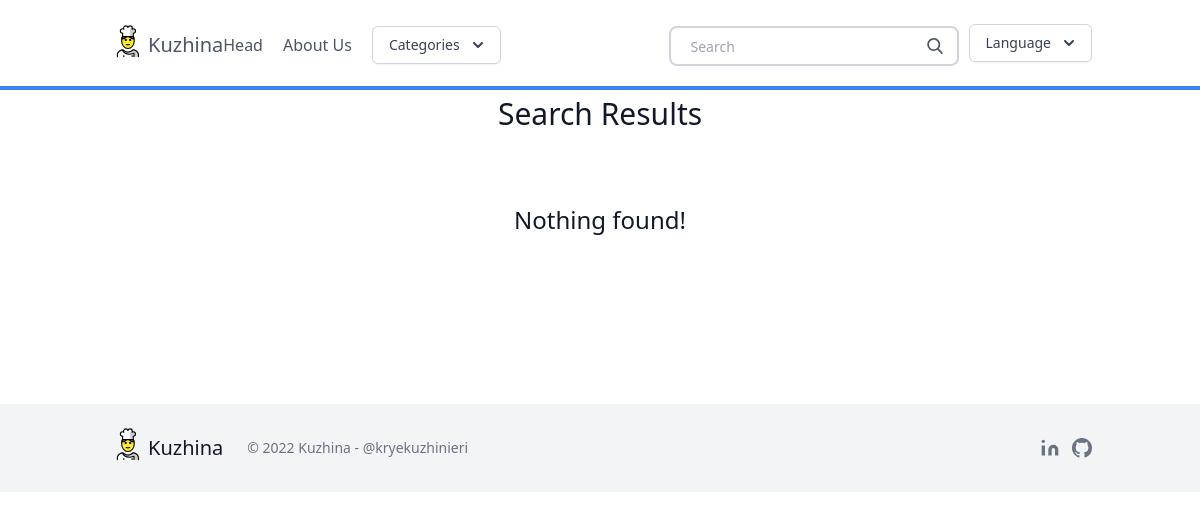
/en/search/, run on an earlier commit of the app's database.
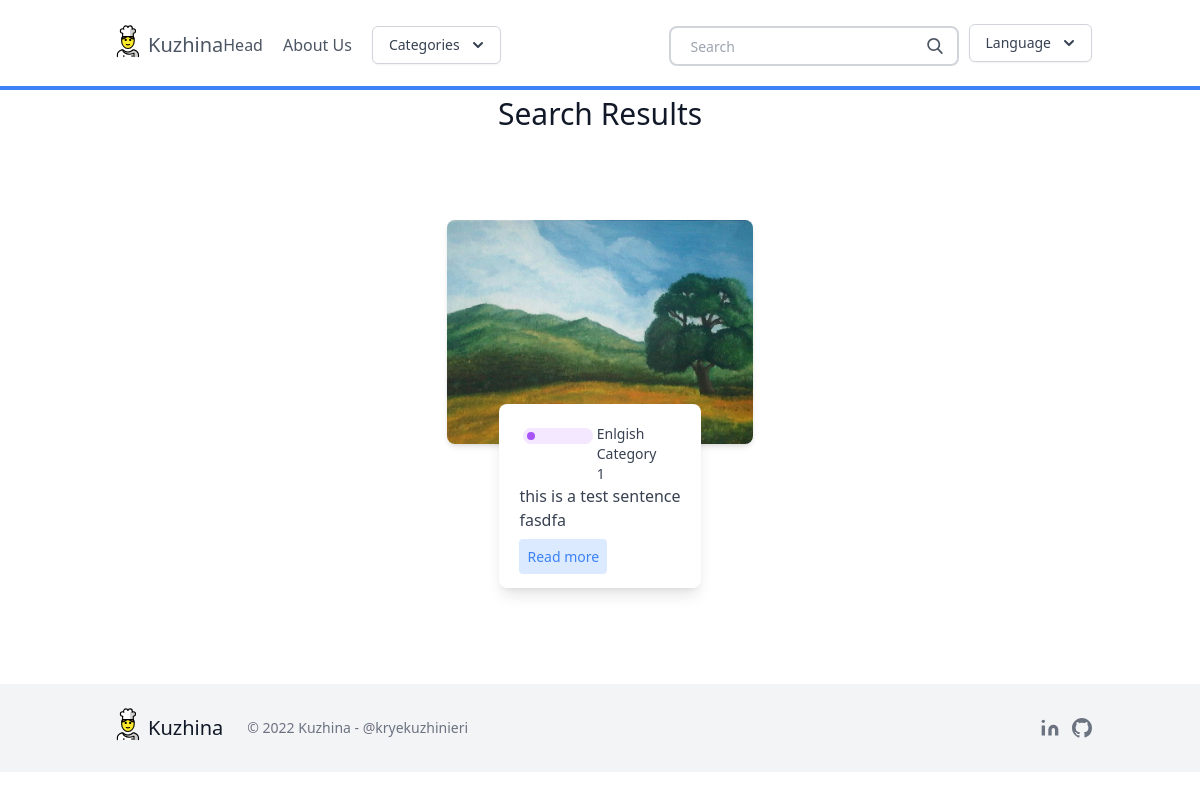
And on a later commit of the database.
### blog/models.py (models this page shows, shortened)
class Post(models.Model):
    title = models.CharField(_('title'), max_length=100)
    slug = models.SlugField(_('slug'), unique=True, max_length=100)
    overview = models.TextField(_('overview'))
    timestamp = models.DateTimeField(_('timestamp'), auto_now_add=True)
    content = RichTextUploadingField(
        _('content'),
        external_plugin_resources=[
            (
                "youtube",
                "/static/editor_plugins/ckeditor-youtube-plugin/youtube/",
                "plugin.js"
            ),
            (
                "markdown",
                "/static/editor_plugins/CKEditor-Markdown-Plugin/markdown/",
                "plugin.js"
            ),
        ],
    )
    author = models.ForeignKey(Author, on_delete=models.CASCADE)
    thumbnail = models.ImageField(_('thumbnail'))
    categories = models.ManyToManyField(Category)
    featured = models.BooleanField(_('featured'))

class Category(models.Model):
    title = models.CharField(_('title'), max_length=20)
    subtitle = models.CharField(_('subtitle'), max_length=20)
    slug = models.SlugField(_('slug'), unique=True)
    thumbnail = models.ImageField(_('thumbnail'))
    language = models.CharField(_('Language'), choices=LANGUAGES, max_length=20, default=LANGUAGES[1])

### blog/views.py (the view)
# urls.py: path('search/', search, name="search"),
def search(request):
    categories = Category.objects.filter(language=request.LANGUAGE_CODE)
    queryset = Post.objects.filter(categories__in=categories)
    query = request.GET.get('q')
    if query:
        queryset = queryset.filter(
            Q(title__icontains=query) |
            Q(overview__icontains=query)
        ).distinct()
    context = {
        'object_list': queryset,
    }
    return render(request, "search_results.html", context)

### blog/templatetags/custom_tags.py (called while the page is built)
@register.simple_tag(takes_context=True)
def get_categories(context):
    return Category.objects.filter(language=context["request"].LANGUAGE_CODE)

### templates/search_results.html
{% extends 'base.html' %}
{% load i18n %}
{% block content %}
<section class="blog text-gray-700 body-font">
    <div class="container px-5 py-24 mx-auto">
      <div class="flex flex-wrap w-full mb-20 flex-col items-center text-center">
        <h1 class="sm:text-3xl text-2xl font-medium title-font mb-2 text-gray-900">
          {% trans "Search Results" %}
        </h1>
      </div>
      <div class="flex flex-wrap sm:-m-4 -mx-4 -mb-10 -mt-4">
        {% if object_list %}
          {% for obj in object_list %}
          <div class="p-4 md:w-1/3 md:mb-0 mb-6 flex flex-col justify-center items-center max-w-sm mx-auto">
            <div class="bg-gray-300 h-56 w-full rounded-lg shadow-md bg-cover bg-center" style="background-image: url('{{ obj.thumbnail.url }}')"></div>
            <div class=" w-70 bg-white -mt-10 shadow-lg rounded-lg overflow-hidden p-5">
              <div class="header-content inline-flex ">
                <div class="category-badge flex-1  h-4 w-4 m rounded-full m-1 bg-purple-100">
                  <div class="h-2 w-2 rounded-full m-1 bg-purple-500 " ></div>
                </div>
                {% for category in obj.categories.all %}
                <div class="category-title flex-1 text-sm">
                  {{ category.title }}
                </div>
                {% endfor %}
              </div>
                <div class="title-post font-medium">
                {{ obj.title }}
                </div>
                <div class="summary-post text-base text-justify">
                  {{ obj.overview }}
                </div>
                <div class="mt-3">
                <a href="{% url 'post' obj.slug %}" class="bg-blue-100 text-blue-500 rounded p-2 text-sm ">
                  {% trans 'Read more' %}
                </a>
              </div>
            </div>
          </div>
          {% endfor %}
        </div>
        {% else %}
          <div class="flex flex-wrap w-full mb-20 flex-col items-center text-center">
            <h1 class="sm:text-1xl text-2xl font-medium title-font mb-2 text-gray-900">
              {% trans "Nothing found!" %}
            </h1>
          </div>
        {% endif %}
    </div>
</section>
{% endblock %}

What changed in the data, as far as the page shows it:
now on this page (row edited): Post: thumbnail (picture), title "this is a test sentence", overview "fasdfa"
now on this page (row unchanged): Category: title "Enlgish Category 1"
Also different on the page:
text no longer shown: "Nothing found!"
